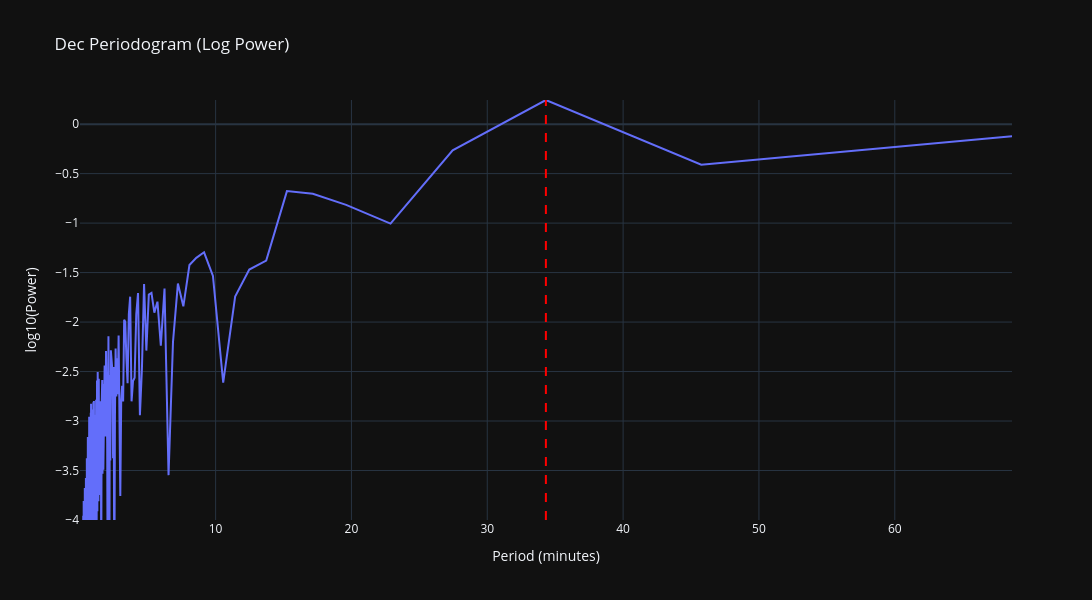

Notebook source saved alongside this figure:
### Code cell
periods_min = 1 / freqs / 60
log_power = np.log10(power)
max_y = np.max(log_power)
fig = go.Figure()

fig.add_trace(go.Scatter(
    x=periods_min,
    y=log_power,
    mode='lines',
    name='log10(Power)'
))

fig.add_vline(x=worm_period_sec/60, line_dash="dash", line_color="red")

fig.update_layout(
    title="Dec Periodogram (Log Power)",
    xaxis_title="Period (minutes)",
    yaxis_title="log10(Power)", 
    height=600, width=1200, template="plotly_dark",
)
max_y
fig.update_yaxes(range=[ -4, max_y])

fig.show()

### Figure 1 — Plotly figure (JSON) as saved in the notebook; plotly's stock layout.template omitted (floating-point values rounded to 4 significant figures; data arrays with more than 128 entries replaced by an {"elided": "..."} marker saying what was removed)
{"data": [{"mode": "lines", "name": "log10(Power)", "type": "scatter", "x": {"elided": "8073 float values"}, "y": {"elided": "8073 float values"}}], "layout": {"height": 600, "shapes": [{"line": {"color": "red", "dash": "dash"}, "type": "line", "x0": 34.31, "x1": 34.31, "xref": "x", "y0": 0, "y1": 1, "yref": "y domain"}], "title": {"text": "Dec Periodogram (Log Power)"}, "width": 1200, "xaxis": {"title": {"text": "Period (minutes)"}}, "yaxis": {"range": [-4, 0.2438], "title": {"text": "log10(Power)"}}}}
